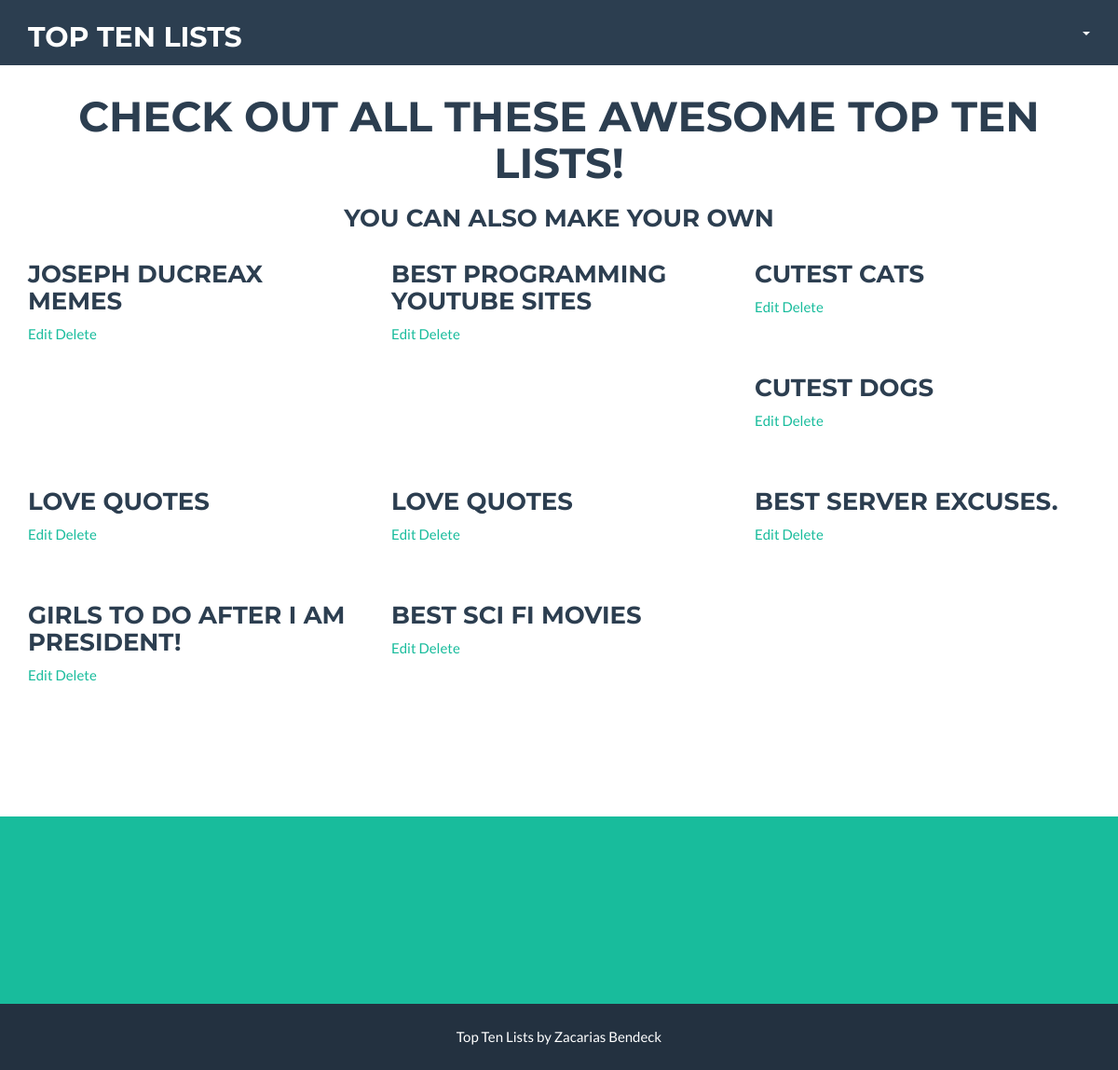
Page /topten/lists/all on the committed database.
### database_setup.py (models this page shows, shortened)
class  Lists(Base):
    __tablename__ = 'lists'
    name = Column(String(80), nullable = False)
    description = Column(String(250))
    list_type = Column(String(250))
    id =  Column(Integer, primary_key = True)
    pic_url = Column(String(250))
    owner_id = Column(Integer, ForeignKey('owner.id'))
    owner = relationship(Owner)

### finalProject.py (the view)
@app.route('/topten/lists/all')
def allLists():
	owner = session.query(Owner).first()
	owner_id = owner.id
	lists = session.query(Lists).all()
	return render_template('allLists.html', owner = owner, owner_id = owner_id, items = lists)

### Templates/allLists.html (shortened to what this page needs)
{% extends "base.html" %}
{% block content %}
			<h2>Check out all these awesome Top Ten Lists!</h2>
			<h3> You can also make your own  </h3>
                </div>
            </div>
            <div class="row">
            {% set cnt = 0 %}
            {% for i in items %}
            {% set cnt = cnt + 1 %}
                <div class="col-sm-4 portfolio-item">
                    <h3>{{i.name}}</h3>
                    <a href="#portfolioModal{{cnt}}" class="portfolio-link" data-toggle="modal">
                    <a href="{{url_for('editList', owner_id = owner.id, tlist_id = i.id)}}">Edit</a>
                    <a href="{{url_for('deleteList', owner_id = owner.id, tlist_id = i.id)}}">Delete</a>
                </p></div>
                {% endfor %}
{% endblock %}

### static/css/freelancer.css (style rules this page uses)
body { overflow-x: hidden; }
a, a:hover, a:focus, a:active, a.active { outline: 0; color: #18bc9c; }
h1, h2, h3, h4, h5, h6 { text-transform: uppercase; font-family: Montserrat,"Helvetica Neue",Helvetica,Arial,sans-serif; font-weight: 700; }
section h2 { margin: 0; font-size: 3em; }
#portfolio .portfolio-item { right: 0; margin: 0 0 15px; }
#portfolio .portfolio-item .portfolio-link { display: block; position: relative; margin: 0 auto; max-width: 400px; }
#portfolio * { z-index: 2; }
@media (min-width:767px) { #portfolio .portfolio-item { margin: 0 0 30px; } }

### rows in the picture
Lists: name "JOSEPH DUCREAX MEMES"
Lists: name "BEST PROGRAMMING YOUTUBE SITES"
Lists: name "CUTEST CATS"
Lists: name "CUTEST DOGS"
Lists: name "LOVE QUOTES"
Lists: name "LOVE QUOTES"
Lists: name "BEST SERVER EXCUSES."
Lists: name "GIRLS TO DO AFTER I AM PRESIDENT!"
Lists: name "BEST SCI FI MOVIES"
